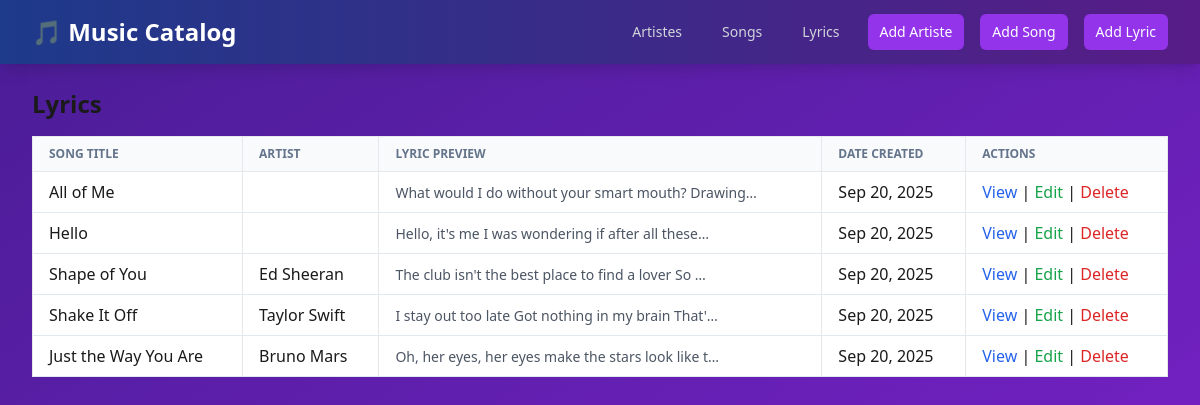
Before: /lyrics/ with the older database file.
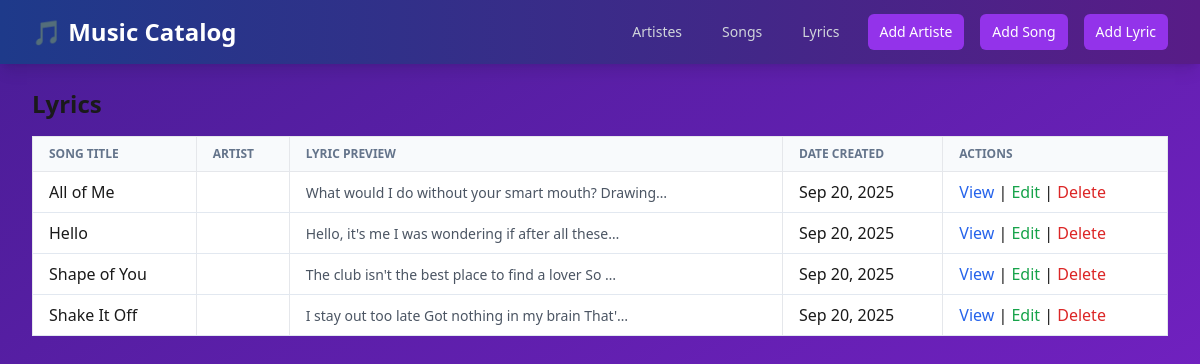
After: the same page with the newer database file.
### catalog_app/models.py (models this page shows, shortened)
class Lyric(models.Model):
    content = models.TextField()
    date_created = models.DateTimeField(auto_now_add=True)
    song = models.OneToOneField(Song, on_delete=models.CASCADE)

class Song(models.Model):
    title = models.CharField(max_length=200)
    release_date = models.DateField()
    artiste = models.ForeignKey(Artiste, on_delete=models.SET_NULL, null=True, blank=True)

class Artiste(models.Model):
    first_name = models.CharField(max_length=100)
    last_name = models.CharField(max_length=100)
    age = models.PositiveIntegerField()
    date_created = models.DateTimeField(auto_now_add=True)

### catalog_app/views.py (the view)
# urls.py: path('lyrics/', views.LyricListView.as_view(), name='lyric_list'),
class LyricListView(ListView):
    model = Lyric
    template_name = 'catalog_app/lyric_list.html'
    context_object_name = 'lyrics'

### catalog_app/templates/catalog_app/lyric_list.html (shortened to what this page needs)
{% extends 'base.html' %}
{% block content %}
<h1 class="text-2xl font-bold mb-4">Lyrics</h1>
<table class="min-w-full bg-white border border-gray-300">
    <thead>
        <tr class="bg-gray-200">
            <th class="py-2 px-4 border">Song Title</th>
            <th class="py-2 px-4 border">Artist</th>
            <th class="py-2 px-4 border">Lyric Preview</th>
            <th class="py-2 px-4 border">Date Created</th>
            <th class="py-2 px-4 border">Actions</th>
        </tr>
    </thead>
    <tbody>
        {% for lyric in lyrics %}
        <tr class="hover:bg-gray-100">
            <td class="py-2 px-4 border">{{ lyric.song.title }}</td>
            <td class="py-2 px-4 border">{{ lyric.song.artiste.first_name }} {{ lyric.song.artiste.last_name }}</td>
            <td class="py-2 px-4 border">
                {% if lyric.content %}
                    <span class="text-sm text-gray-600">{{ lyric.content|truncatechars:50 }}</span>
                {% else %}
                    <span class="text-gray-500 italic">No lyrics available</span>
                {% endif %}
            </td>
            <td class="py-2 px-4 border">{{ lyric.date_created|date:"M d, Y" }}</td>
            <td class="py-2 px-4 border">
                <a href="{% url 'lyric_detail' lyric.pk %}" class="text-blue-600 hover:underline">View</a> |
                <a href="{% url 'lyric_update' lyric.pk %}" class="text-green-600 hover:underline">Edit</a> |
                <button class="text-red-600 hover:underline delete-btn" data-id="{{ lyric.pk }}" data-type="lyric">Delete</button>
            </td>
        </tr>
        {% endfor %}
    </tbody>
</table>
{% endblock %}

### catalog_app/templates/base.html (shortened to what this page needs)
<!DOCTYPE html>
<html lang="en">
<head>
    <script src="https://cdn.tailwindcss.com"></script>
<body>
    <nav class="bg-gradient-to-r from-blue-900 to-purple-900 shadow-lg">
        <div class="max-w-7xl mx-auto px-4 sm:px-6 lg:px-8">
            <div class="flex items-center justify-between h-16">
                <div class="flex-shrink-0">
                    <a href="{% url 'home' %}" class="text-white font-bold text-2xl hover:text-purple-200 transition-colors duration-200">
                        🎵 Music Catalog
                    </a>
                </div>
                <div x-data="{ isOpen: false }" class="relative">
                    <div class="hidden md:flex space-x-4">
                        <a href="{% url 'artiste_list' %}" class="text-gray-300 hover:bg-purple-700 hover:text-white px-3 py-2 rounded-md text-sm font-medium transition-colors duration-200">Artistes</a>
                        <a href="{% url 'song_list' %}" class="text-gray-300 hover:bg-purple-700 hover:text-white px-3 py-2 rounded-md text-sm font-medium transition-colors duration-200">Songs</a>
                        <a href="{% url 'lyric_list' %}" class="text-gray-300 hover:bg-purple-700 hover:text-white px-3 py-2 rounded-md text-sm font-medium transition-colors duration-200">Lyrics</a>
                        <a href="{% url 'artiste_create' %}" class="bg-purple-600 text-white hover:bg-purple-700 px-3 py-2 rounded-md text-sm font-medium transition-colors duration-200">Add Artiste</a>
                        <a href="{% url 'song_create' %}" class="bg-purple-600 text-white hover:bg-purple-700 px-3 py-2 rounded-md text-sm font-medium transition-colors duration-200">Add Song</a>
                        <a href="{% url 'lyric_create' %}" class="bg-purple-600 text-white hover:bg-purple-700 px-3 py-2 rounded-md text-sm font-medium transition-colors duration-200">Add Lyric</a>
                    </div>
                </div>
            </div>
        </div>
    </nav>
    <main class="max-w-7xl mx-auto py-6 sm:px-6 lg:px-8">
        <div class="fade-in">
            {% block content %}{% endblock %}
        </div>
    </main>
</body>
</html>

### catalog_app/templates/base.html (style rules this page uses)
body { background: linear-gradient(135deg, #4a1d96 0%, #7e22ce 100%); min-height: 100vh; margin: 0; color: #1a1a1a; }
.fade-in { animation: fadeIn 0.5s ease-in; }
table { width: 100%; border-collapse: collapse; }
th { background-color: #f8fafc; padding: 0.75rem 1rem; text-align: left; font-size: 0.75rem; text-transform: uppercase; color: #64748b; font-weight: 600; }
td { padding: 1rem; border-bottom: 1px solid #e2e8f0; }
body { background: linear-gradient(to bottom right, #4a1d96, #7e22ce); min-height: 100vh; }

Changed rows visible on the page:
removed Lyric: song "Just the Way You Are", song.artiste.first_name "Bruno", song.artiste.last_name "Mars", content "Oh, her eyes, her eyes make the stars look like t…", date_created "Sep 20, 2025"
changed through a linked row, Lyric "Shape of You": song.artiste.first_name "Ed" → (not shown); song.artiste.last_name "Sheeran" → (not shown)
changed through a linked row, Lyric "Shake It Off": song.artiste.first_name "Taylor" → (not shown); song.artiste.last_name "Swift" → (not shown)
